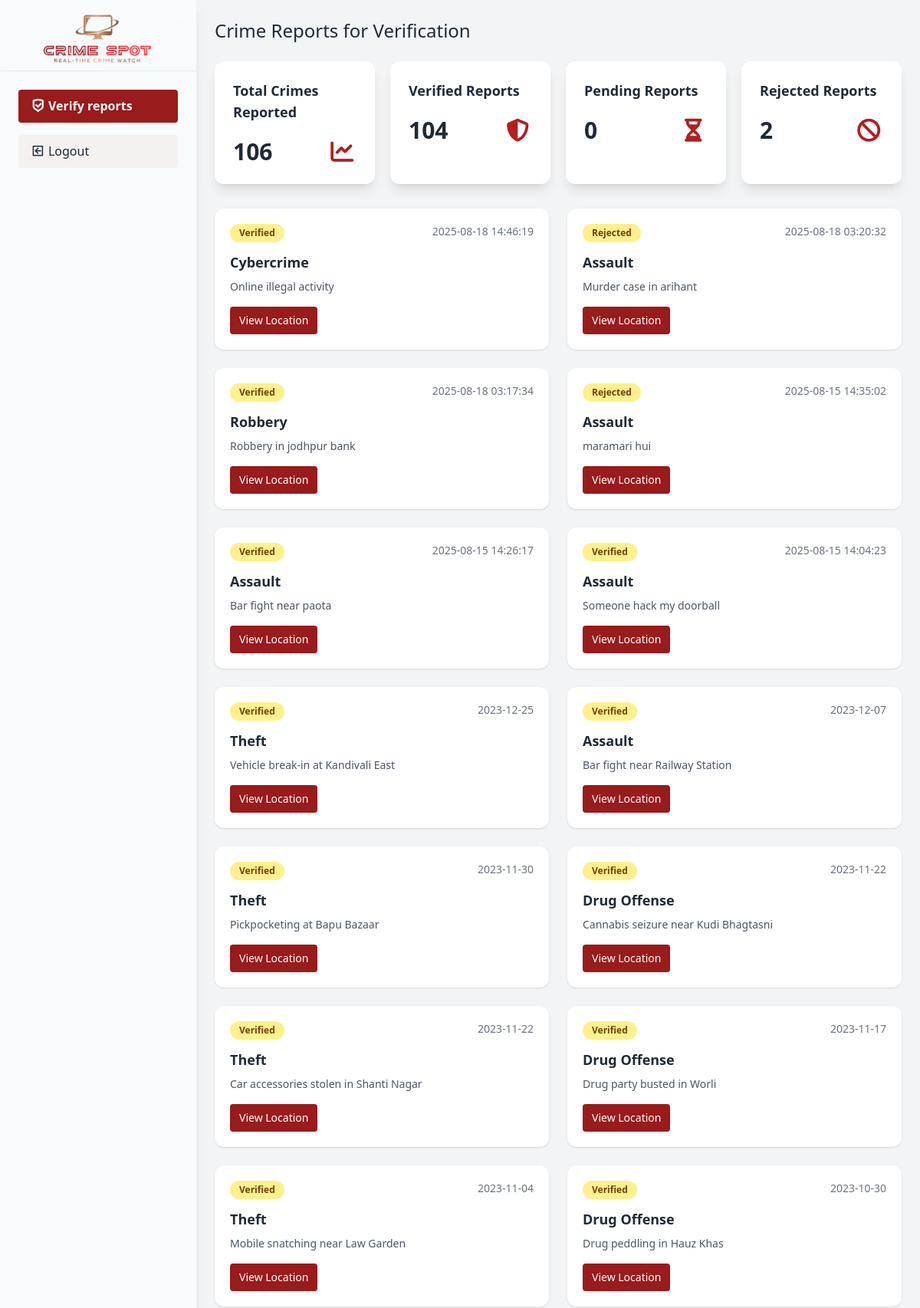
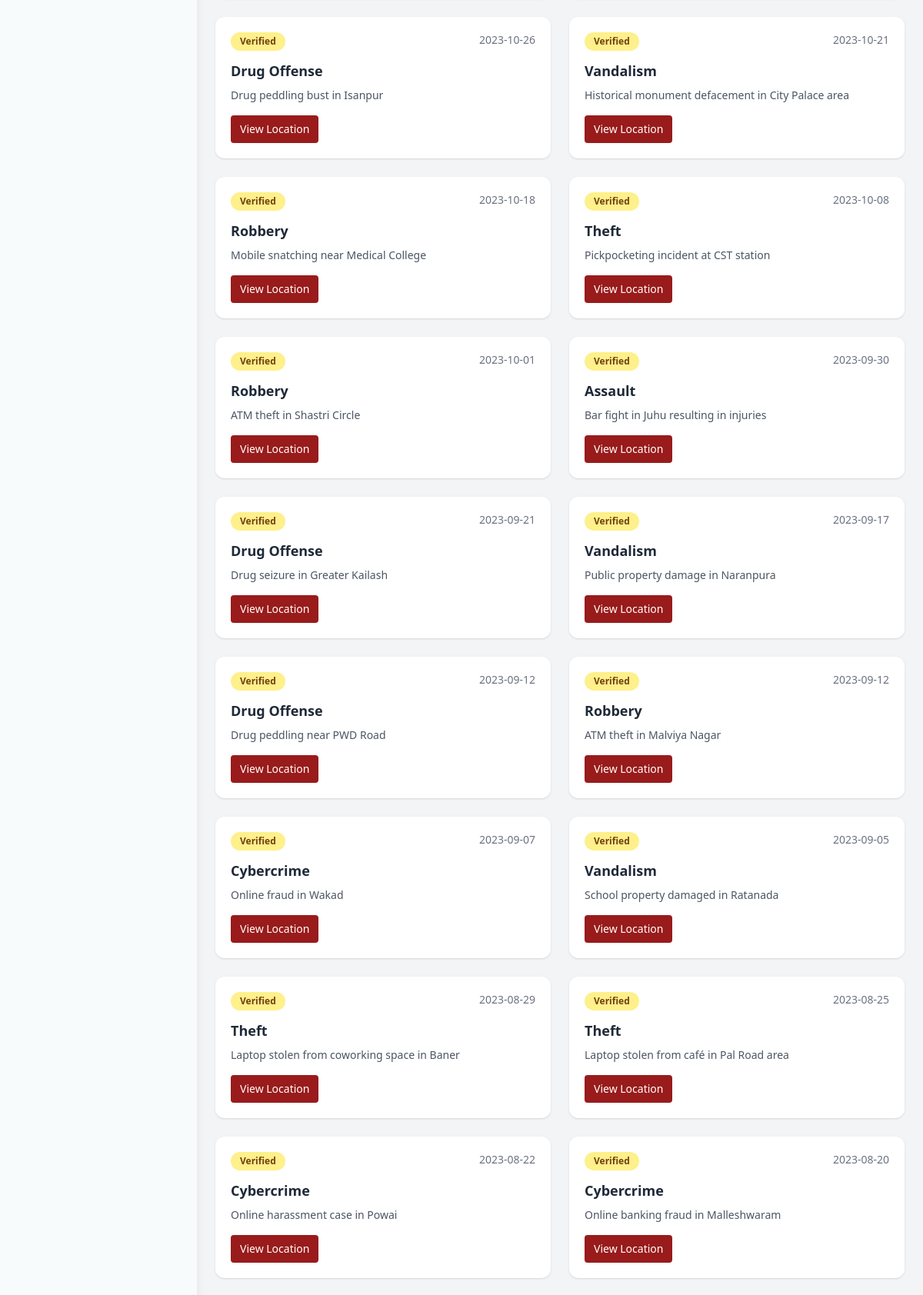
The page /admin_dashboard (signed in, upper part) on the database its author committed (2 pictures, top to bottom).
### tables this page shows
CREATE TABLE reports (
    id INTEGER PRIMARY KEY AUTOINCREMENT,
    type TEXT NOT NULL,
    description TEXT NOT NULL,
    lat REAL NOT NULL,
    lng REAL NOT NULL,
    date TEXT NOT NULL,
    status TEXT DEFAULT 'pending' -- pending / verified / rejected
, city TEXT);

### app.py (the view, shortened to what this page needs)
@app.route("/admin_dashboard")
@admin_required
def admin_dashboard():
    conn = get_db_connection()
    if session.get("admin_role") == "super_admin":
        reports = conn.execute("SELECT * FROM reports ORDER BY date DESC").fetchall()
        total_reports = conn.execute("SELECT COUNT(*) FROM reports").fetchone()[0]
        verified_reports = conn.execute("SELECT COUNT(*) FROM reports WHERE status='verified'").fetchone()[0]
        pending_reports = conn.execute("SELECT COUNT(*) FROM reports WHERE status='pending'").fetchone()[0]
        rejected_reports = conn.execute("SELECT COUNT(*) FROM reports WHERE status='rejected'").fetchone()[0]
    conn.close()
    return render_template(
        "admin_dashboard.html",
        reports=reports,
        total_reports=total_reports,
        verified_reports=verified_reports,
        pending_reports=pending_reports,
        rejected_reports=rejected_reports
    )

### app.py (called while the page is built)
@app.after_request
def add_no_cache_headers(response):
    response.headers["Cache-Control"] = "no-store"
    return response

def admin_required(f):
    @wraps(f)
    def decorated_function(*args, **kwargs):
        if not session.get("admin_logged_in"):
            return redirect(url_for("admin_login"))
        return f(*args, **kwargs)
    return decorated_function

def get_db_connection():
    path = os.path.join(os.path.dirname(__file__), "database.db")
    conn = sqlite3.connect(path)
    conn.row_factory = sqlite3.Row
    return conn

### Templates/admin_dashboard.html (shortened to what this page needs)
<!DOCTYPE html>
<html lang="en">
<head>
  <script src="https://cdn.tailwindcss.com"></script>
  <link rel="stylesheet" href="https://unpkg.com/leaflet/dist/leaflet.css" />
  <link href="https://cdn.jsdelivr.net/npm/remixicon@4.5.0/fonts/remixicon.css" rel="stylesheet" />
  <link rel="stylesheet" href="https://cdnjs.cloudflare.com/ajax/libs/font-awesome/7.0.0/css/all.min.css" />
</head>
<body class="bg-gray-100 font-sans text-gray-800">
  <div class="flex h-screen">
    <aside id="sidebar"
      class="w-64 shadow-lg bg-[#F8FBFC] fixed lg:static inset-y-0 left-0 transform -translate-x-full lg:translate-x-0 transition-transform duration-300 z-50 flex flex-col">
      <div class="mt-3 border-b bg-[#F8FBFC] flex justify-between items-center px-4">
        <a href="/admin_dashboard"><img src="/static/image/logo.png" alt=""></a>
      </div>
      <nav class="flex-1 bg-[#F8FBFC] p-6 space-y-4">
        <a href="/admin_dashboard" class="block px-4 py-2 rounded bg-red-800 text-white font-semibold"><i
            class="text-[18px] ri-shield-check-line"></i> Verify reports</a>
        <a href="{{ url_for('admin_logout') }}"
          class="block px-4 py-2 transition-all duration-500 rounded bg-[#F6F1F1] hover:bg-[#CF9CA0]">
          <i class="text-[18px] ri-arrow-left-box-line"></i> Logout
        </a>
      </nav>
    </aside>
    <main class="overflow-y-auto flex-1 p-6 lg:ml-0">
      <div class="flex">
        <h2 class="text-2xl font-medium mb-6">Crime Reports for Verification</h2>
      </div>
      <section class="grid grid-cols-1 md:grid-cols-2 gap-5 mb-8 lg:grid-cols-4">
        <div class="bg-white p-6 rounded-xl shadow-lg">
          <h3 class="text-lg font-semibold mb-2">Total Crimes Reported</h3>
          <div class="flex mt-5 justify-between">
            <p class="text-3xl font-bold counter">{{ total_reports }}</p>
            <i class="fas fa-chart-line text-red-700 text-3xl"></i>
          </div>
        </div>
        <div class="bg-white p-6 rounded-xl shadow-lg">
          <h3 class="text-lg font-semibold mb-2">Verified Reports</h3>
          <div class="flex mt-5 justify-between">
            <p class="text-3xl font-bold counter">{{ verified_reports }}</p>
            <i class="fas fa-shield-halved text-red-700 text-3xl"></i>
          </div>
        </div>
        <div class="bg-white p-6 rounded-xl shadow-lg">
          <h3 class="text-lg font-semibold mb-2">Pending Reports</h3>
          <div class="flex mt-5 justify-between">
            <p class="text-3xl font-bold counter">{{ pending_reports }}</p>
            <i class="fa-solid fa-hourglass-half text-red-700 text-3xl"></i>
          </div>
        </div>
        <div class="bg-white p-6 rounded-xl shadow-lg">
          <h3 class="text-lg font-semibold mb-2">Rejected Reports</h3>
          <div class="flex mt-5 justify-between">
            <p class="text-3xl font-bold counter">{{ rejected_reports }}</p>
            <i class="fa-solid fa-ban text-red-700 text-3xl"></i>
          </div>
        </div>
      </section>
      <div class="grid grid-cols-1 md:grid-cols-2 gap-6">
        {% for report in reports %}
        <div class="bg-white p-5 rounded-xl shadow hover:shadow-lg transition">
          <div class="flex justify-between items-start mb-3">
            <span class="bg-yellow-200 text-yellow-900 text-xs font-semibold px-3 py-1 rounded-full">
              {{ report['status'].capitalize() }}
            </span>
            <span class="text-sm text-gray-500">{{ report['date'] }}</span>
          </div>
          <h3 class="text-lg font-semibold mb-2">{{ report['type'] }}</h3>
          <p class="text-sm text-gray-600 mb-4">{{ report['description'] }}</p>
          <div class="flex gap-2">
            <button onclick="openMap({{ report['lat'] }}, {{ report['lng'] }})"
              class="bg-red-800 text-white px-3 py-2 rounded hover:bg-red-900 text-sm">
              View Location
            </button>
          </div>
        </div>
        {% endfor %}
      </div>
    </main>
  </div>
</body>
</html>

### rows shown on the page
reports: status "Verified", date "2025-08-18 14:46:19", type "Cybercrime", description "Online illegal activity"
reports: status "Rejected", date "2025-08-18 03:20:32", type "Assault", description "Murder case in arihant"
reports: status "Verified", date "2025-08-18 03:17:34", type "Robbery", description "Robbery in jodhpur bank"
reports: status "Rejected", date "2025-08-15 14:35:02", type "Assault", description "maramari hui"
reports: status "Verified", date "2025-08-15 14:26:17", type "Assault", description "Bar fight near paota"
reports: status "Verified", date "2025-08-15 14:04:23", type "Assault", description "Someone hack my doorball"
reports: status "Verified", date "2023-12-25", type "Theft", description "Vehicle break-in at Kandivali East"
reports: status "Verified", date "2023-12-07", type "Assault", description "Bar fight near Railway Station"
reports: status "Verified", date "2023-11-30", type "Theft", description "Pickpocketing at Bapu Bazaar"
reports: status "Verified", date "2023-11-22", type "Drug Offense", description "Cannabis seizure near Kudi Bhagtasni"
reports: status "Verified", date "2023-11-22", type "Theft", description "Car accessories stolen in Shanti Nagar"
reports: status "Verified", date "2023-11-17", type "Drug Offense", description "Drug party busted in Worli"
reports: status "Verified", date "2023-11-04", type "Theft", description "Mobile snatching near Law Garden"
reports: status "Verified", date "2023-10-30", type "Drug Offense", description "Drug peddling in Hauz Khas"
reports: status "Verified", date "2023-10-26", type "Drug Offense", description "Drug peddling bust in Isanpur"
reports: status "Verified", date "2023-10-21", type "Vandalism", description "Historical monument defacement in City Palace area"
reports: status "Verified", date "2023-10-18", type "Robbery", description "Mobile snatching near Medical College"
reports: status "Verified", date "2023-10-08", type "Theft", description "Pickpocketing incident at CST station"
reports: status "Verified", date "2023-10-01", type "Robbery", description "ATM theft in Shastri Circle"
reports: status "Verified", date "2023-09-30", type "Assault", description "Bar fight in Juhu resulting in injuries"
reports: status "Verified", date "2023-09-21", type "Drug Offense", description "Drug seizure in Greater Kailash"
reports: status "Verified", date "2023-09-17", type "Vandalism", description "Public property damage in Naranpura"
reports: status "Verified", date "2023-09-12", type "Drug Offense", description "Drug peddling near PWD Road"
reports: status "Verified", date "2023-09-12", type "Robbery", description "ATM theft in Malviya Nagar"
reports: status "Verified", date "2023-09-07", type "Cybercrime", description "Online fraud in Wakad"
reports: status "Verified", date "2023-09-05", type "Vandalism", description "School property damaged in Ratanada"
reports: status "Verified", date "2023-08-29", type "Theft", description "Laptop stolen from coworking space in Baner"
reports: status "Verified", date "2023-08-25", type "Theft", description "Laptop stolen from café in Pal Road area"
reports: status "Verified", date "2023-08-22", type "Cybercrime", description "Online harassment case in Powai"
reports: status "Verified", date "2023-08-20", type "Cybercrime", description "Online banking fraud in Malleshwaram"

### other values the page prints
{{ total_reports }} "106"
{{ verified_reports }} "104"
{{ pending_reports }} "0"
{{ rejected_reports }} "2"
